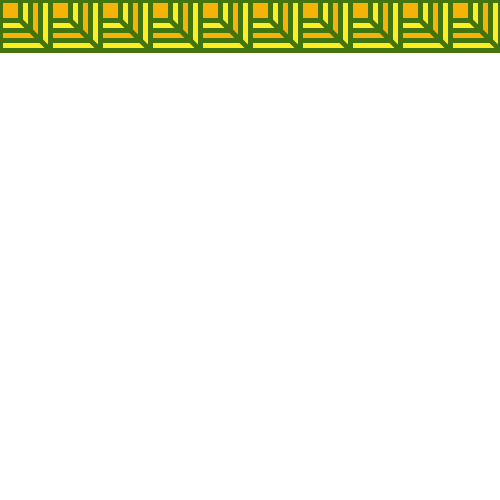
Frame 1 (no input)
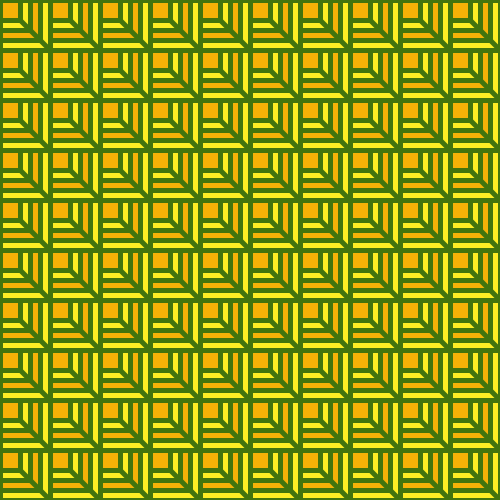
Frame 60 (the mouse pressed at the canvas centre just before this capture)
Frame 120 (the mouse held since frame 60 and released just before this capture): identical to frame 60, image omitted

The Processing sketch that drew these frames (run headless with seeded random() and noise(); from frame 60 on, the mouse is pressed at the canvas centre):

// Processing sketch: processing_28029
// ── processing_28029.pde

int x=0;
int y=0;
int z=50;
int a=100;

void setup(){
  size (500,500);
  background (255);
  
  }
  void draw(){
   
  for (int i=0; i<10; i++){
    fill(255,237,36);
    stroke(66,116,13);
    strokeWeight (5);
    rect(x,y,50,50);
   
    fill(245,178,7);
    rect(x,y,40,40);
   
    fill(255,237,36);
    rect(x,y,30,30);
    
    line(x,y,x+50,y+50);
    fill(245,178,7);
    rect(x,y,20,20);
    
    x=x+50;
    y=y;
   
   if (x>499){
   
   y=y+50;
   x=0;}
       
}
  }


  
